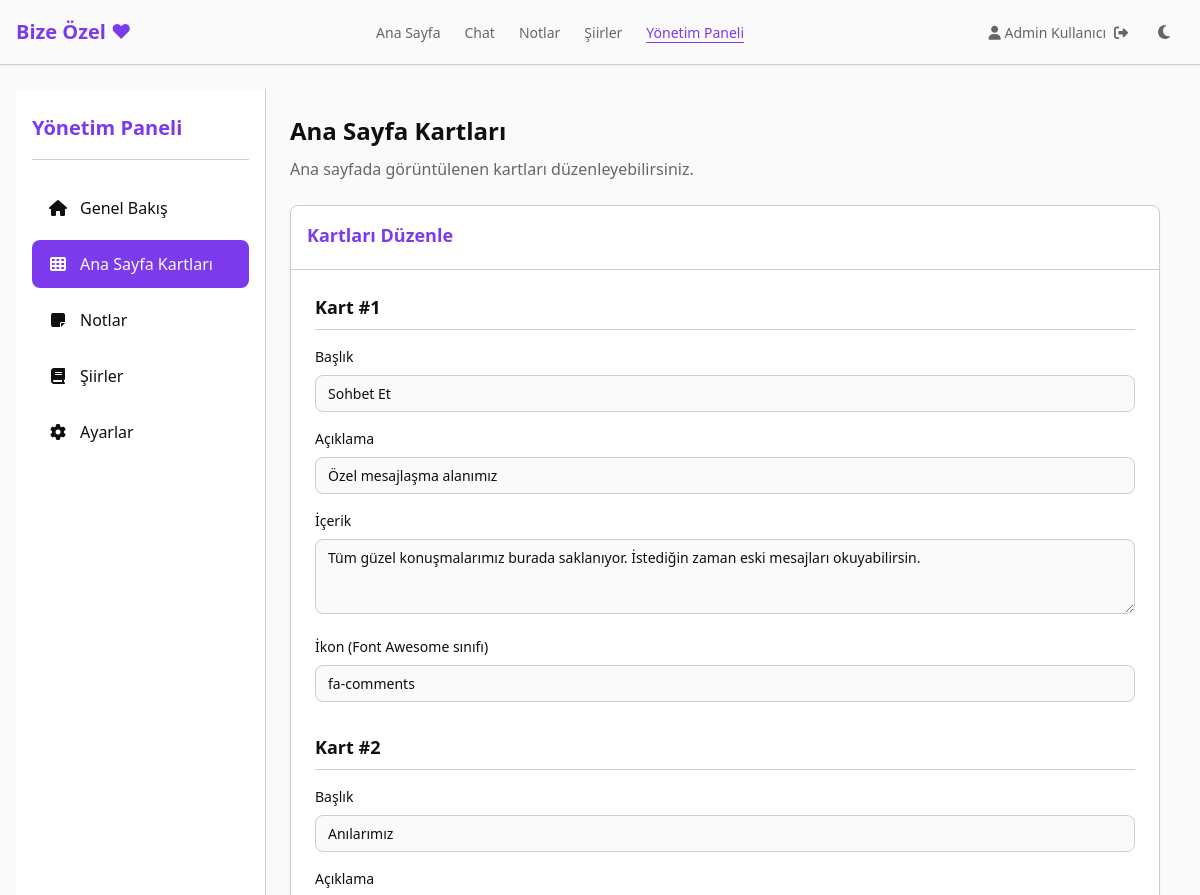
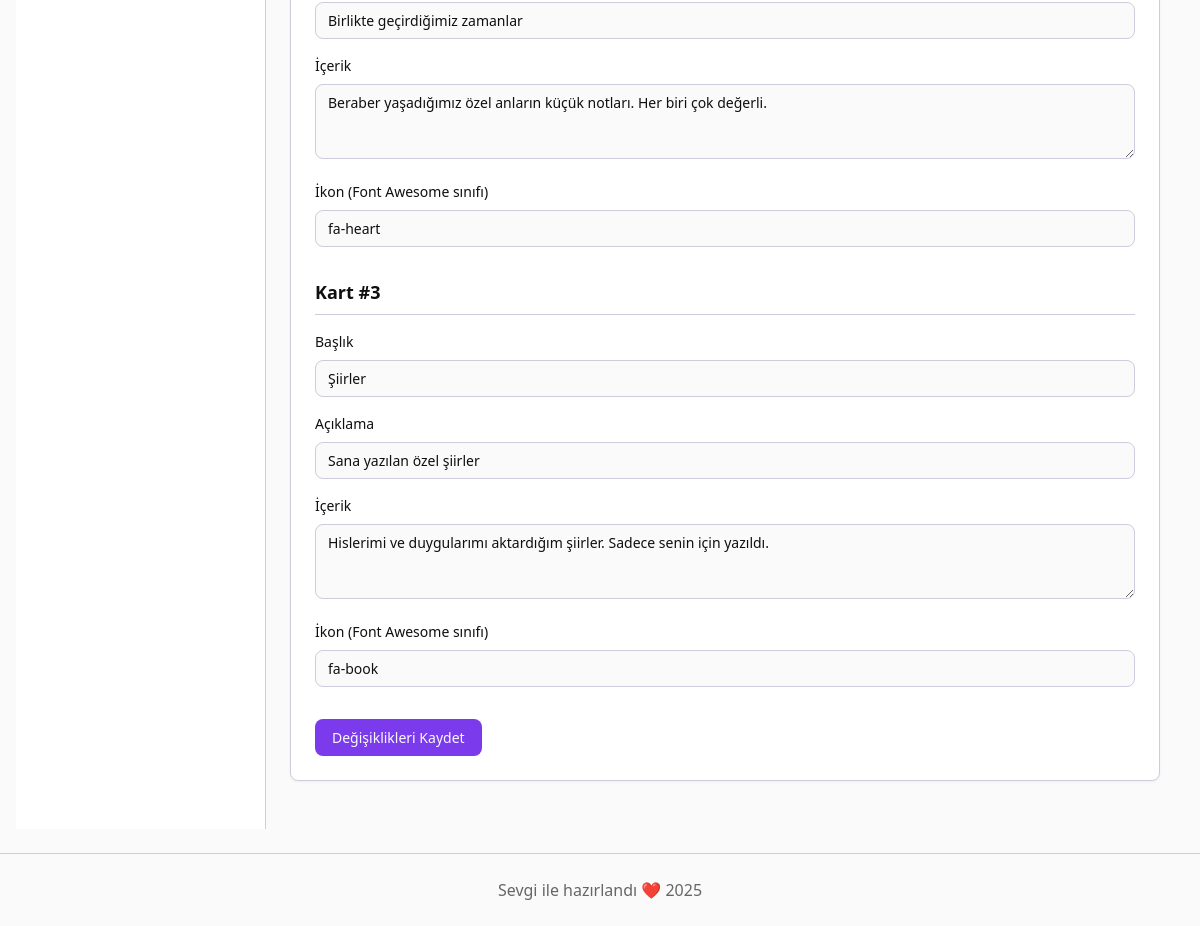
The page /admin/anasayfa-kartlari.php (signed in) on the database its author committed (2 pictures, top to bottom).
### tables this page shows
CREATE TABLE IF NOT EXISTS home_cards (
    id INT AUTO_INCREMENT PRIMARY KEY,
    title VARCHAR(100) NOT NULL,
    description VARCHAR(255) NOT NULL,
    content TEXT NOT NULL,
    icon VARCHAR(50) NOT NULL,
    card_order INT NOT NULL DEFAULT 0
);

### includes/functions.php (called while the page is built, shortened)
<?php
function getHomeCards() {
    $db = connectDB();
    try {
        $stmt = $db->query("SELECT * FROM home_cards ORDER BY card_order ASC");
        return $stmt->fetchAll();
    } catch (PDOException $e) {
        error_log("Ana sayfa kartları getirme hatası: " . $e->getMessage());
        return [];
    }
}

### admin/anasayfa-kartlari.php (the view, shortened to what this page needs)
<?php
require_once '../includes/functions.php';
$cards = getHomeCards();
include '../includes/header.php';
?>
<div class="container">
    <div class="admin-layout">
        <?php include 'includes/sidebar.php'; ?>
        <div class="admin-content">
            <div class="admin-header">
                <h1 class="admin-title">Ana Sayfa Kartları</h1>
                <p class="admin-description">
                    Ana sayfada görüntülenen kartları düzenleyebilirsiniz.
                </p>
            </div>
            <div class="card admin-card">
                <div class="card-header">
                    <h2 class="card-title">Kartları Düzenle</h2>
                </div>
                <div class="admin-card-content">
                    <form id="homeCardsForm">
                        <?php foreach ($cards as $index => $card): ?>
                            <div class="admin-form-section card-edit-section">
                                <h3 class="admin-form-title">Kart #<?php echo $index + 1; ?></h3>
                                <div class="form-group">
                                    <label for="title_<?php echo $index; ?>">Başlık</label>
                                    <input type="text" id="title_<?php echo $index; ?>" name="title_<?php echo $index; ?>" value="<?php echo htmlspecialchars($card['title']); ?>" required>
                                </div>
                                <div class="form-group">
                                    <label for="description_<?php echo $index; ?>">Açıklama</label>
                                    <input type="text" id="description_<?php echo $index; ?>" name="description_<?php echo $index; ?>" value="<?php echo htmlspecialchars($card['description']); ?>" required>
                                </div>
                                <div class="form-group">
                                    <label for="content_<?php echo $index; ?>">İçerik</label>
                                    <textarea id="content_<?php echo $index; ?>" name="content_<?php echo $index; ?>" rows="3" required><?php echo htmlspecialchars($card['content']); ?></textarea>
                                </div>
                                <div class="form-group">
                                    <label for="icon_<?php echo $index; ?>">İkon (Font Awesome sınıfı)</label>
                                    <input type="text" id="icon_<?php echo $index; ?>" name="icon_<?php echo $index; ?>" value="<?php echo htmlspecialchars($card['icon']); ?>" required>
                                </div>
                            </div>
                        <?php endforeach; ?>
                        <div class="admin-form-actions">
                            <button type="submit" class="button">Değişiklikleri Kaydet</button>
                        </div>
                    </form>
                </div>
            </div>
        </div>
    </div>
</div>
<?php
include '../includes/footer.php';
?>

### assets/css/style.css (style rules this page uses)
:root { --background-light: #fafafa; --foreground-light: #0f0f10; --card-light: #ffffff; --card-foreground-light: #0f0f10; --popover-light: #ffffff; --popover-foreground-light: #0f0f10; --primary-light: #7c3aed; --primary-foreground-light: #f9fafc; --secondary-light: #e6e7f0; --secondary-foreground-light: #313233; --muted-light: #f0f1f5; --muted-foreground-light: #666668; --accent-light: #ede9fe; --accent-foreground-light: #4c1d95; --destructive-light: #ef4444; --destructive-foreground-light: #fafafa; --border-light: #ccccdc; --input-light: #ccccdc; --ring-light: #a495ef; --background-dark: #121524; --foreground-dark: #e5e6f0; --card-dark: #1e2032; --card-foreground-dark: #e5e6f0; --popover-dark: #1e2032; --popover-foreground-dark: #e5e6f0; --primary-dark: #8b5cf6; --primary-foreground-dark: #f9fafc; --secondary-dark: #292b3d; --secondary-foreground-dark: #e5e6f0; --muted-dark: #292b3d; --muted-foreground-dark: #999aa2; --accent-dark: #2e254a; --accent-foreground-dark: #e5e6f0; --destructive-dark: #911b1b; --destructive-foreground-dark: #e5e6f0; --border-dark: #363953; --input-dark: #363953; --ring-dark: #57507e; --radius: 0.5rem; --font-sans: system-ui, -apple-system, BlinkMacSystemFont, "Segoe UI", Roboto, "Helvetica Neue", Arial, sans-serif; }
* { margin: 0; padding: 0; box-sizing: border-box; }
html, body { height: 100%; width: 100%; font-family: var(--font-sans); font-size: 16px; line-height: 1.5; overflow-x: hidden; }
body { background-color: var(--background-light); color: var(--foreground-light); transition: background-color 0.3s ease, color 0.3s ease; display: flex; flex-direction: column; min-height: 100vh; }
.container { width: 100%; max-width: 1200px; margin: 0 auto; padding: 0 1rem; }
button, .button { font-family: var(--font-sans); font-size: 0.875rem; font-weight: 500; text-align: center; padding: 0.5rem 1rem; border-radius: var(--radius); border: 1px solid transparent; cursor: pointer; transition: all 0.2s ease; background-color: var(--primary-light); color: var(--primary-foreground-light); }
input, textarea, select { font-family: var(--font-sans); font-size: 0.875rem; padding: 0.5rem 0.75rem; border-radius: var(--radius); border: 1px solid var(--input-light); background-color: var(--background-light); color: var(--foreground-light); transition: border-color 0.2s ease; width: 100%; }
label { display: block; font-size: 0.875rem; font-weight: 500; margin-bottom: 0.5rem; }
.form-group { margin-bottom: 1rem; }
.card { background-color: var(--card-light); border-radius: var(--radius); border: 1px solid var(--border-light); box-shadow: 0 1px 3px rgba(0, 0, 0, 0.05); overflow: hidden; transition: all 0.2s ease; }
.card-header { padding: 1rem; border-bottom: 1px solid var(--border-light); }
.card-title { font-size: 1.125rem; font-weight: 600; margin-bottom: 0.25rem; color: var(--primary-light); }
.admin-layout { display: flex; min-height: calc(100vh - 4rem); }
.admin-content { flex: 1; padding: 1.5rem; }
.admin-header { margin-bottom: 1.5rem; }
.admin-title { font-size: 1.5rem; font-weight: 600; margin-bottom: 0.5rem; color: var(--foreground-light); }
.admin-description { color: var(--muted-foreground-light); }
.admin-card { margin-bottom: 1.5rem; }
.admin-card-content { padding: 1.5rem; }
.admin-form-section { margin-bottom: 2rem; }
.admin-form-title { font-size: 1.125rem; font-weight: 600; margin-bottom: 1rem; padding-bottom: 0.5rem; border-bottom: 1px solid var(--border-light); }
.admin-form-actions { display: flex; justify-content: space-between; align-items: center; margin-top: 1.5rem; }

### rows shown on the page
home_cards: title "Sohbet Et", description "Özel mesajlaşma alanımız", content "Tüm güzel konuşmalarımız burada saklanıyor. İstediğin zaman eski mesajları okuyabilirsin.", icon "fa-comments"
home_cards: title "Anılarımız", description "Birlikte geçirdiğimiz zamanlar", content "Beraber yaşadığımız özel anların küçük notları. Her biri çok değerli.", icon "fa-heart"
home_cards: title "Şiirler", description "Sana yazılan özel şiirler", content "Hislerimi ve duygularımı aktardığım şiirler. Sadece senin için yazıldı.", icon "fa-book"

### other values the page prints
$_SESSION['username'] "Admin Kullanıcı"
